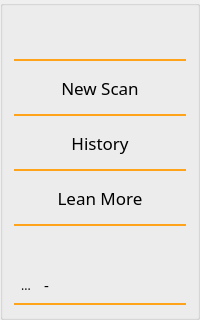
     <widget class="QGroupBox" name="groupBox">
      <property name="enabled">
       <bool>true</bool>
      </property>
      <property name="sizePolicy">
       <sizepolicy hsizetype="Fixed" vsizetype="Preferred">
        <horstretch>0</horstretch>
        <verstretch>0</verstretch>
       </sizepolicy>
      </property>
      <property name="minimumSize">
       <size>
        <width>150</width>
        <height>0</height>
       </size>
      </property>
      <property name="font">
       <font>
        <family>Copperplate Gothic Bold</family>
       </font>
      </property>
      <property name="styleSheet">
       <string notr="true"/>
      </property>
      <property name="title">
       <string/>
      </property>
      <property name="flat">
       <bool>true</bool>
      </property>
      <property name="checkable">
       <bool>false</bool>
      </property>
      <layout class="QVBoxLayout" name="verticalLayout" stretch="0,0,0,0,0,0">
       <item>
        <widget class="QLabel" name="logo">
         <property name="enabled">
          <bool>true</bool>
         </property>
         <property name="sizePolicy">
          <sizepolicy hsizetype="Ignored" vsizetype="Fixed">
           <horstretch>0</horstretch>
           <verstretch>0</verstretch>
          </sizepolicy>
         </property>
         <property name="minimumSize">
          <size>
           <width>0</width>
           <height>0</height>
          </size>
         </property>
         <property name="maximumSize">
          <size>
           <width>16777215</width>
           <height>80</height>
          </size>
         </property>
         <property name="text">
          <string/>
         </property>
         <property name="pixmap">
          <pixmap>imgs/logos/xploit-hub-logo-nobg.png</pixmap>
         </property>
         <property name="scaledContents">
          <bool>true</bool>
         </property>
        </widget>
       </item>
       <item>
        <spacer name="verticalSpacer_4">
         <property name="enabled">
          <bool>true</bool>
         </property>
         <property name="orientation">
          <enum>Qt::Vertical</enum>
         </property>
         <property name="sizeType">
          <enum>QSizePolicy::Fixed</enum>
         </property>
         <property name="sizeHint" stdset="0">
          <size>
           <width>20</width>
           <height>20</height>
          </size>
         </property>
        </spacer>
       </item>
       <item>
        <layout class="QVBoxLayout" name="menu_btns">
         <property name="spacing">
          <number>6</number>
         </property>
         <item>
          <widget class="Line" name="line_7">
           <property name="enabled">
            <bool>true</bool>
           </property>
           <property name="styleSheet">
            <string notr="true">color: rgb(255, 163, 26);</string>
           </property>
           <property name="frameShadow">
            <enum>QFrame::Plain</enum>
           </property>
           <property name="lineWidth">
            <number>2</number>
           </property>
           <property name="orientation">
            <enum>Qt::Horizontal</enum>
           </property>
          </widget>
         </item>
         <item>
          <widget class="QPushButton" name="scan_page_btn">
           <property name="enabled">
            <bool>true</bool>
           </property>
           <property name="minimumSize">
            <size>
             <width>0</width>
             <height>40</height>
            </size>
           </property>
           <property name="font">
            <font>
             <family>Copperplate Gothic Bold</family>
             <pointsize>13</pointsize>
            </font>
           </property>
           <property name="mouseTracking">
            <bool>false</bool>
           </property>
           <property name="tabletTracking">
            <bool>false</bool>
           </property>
           <property name="focusPolicy">
            <enum>Qt::StrongFocus</enum>
           </property>
           <property name="contextMenuPolicy">
            <enum>Qt::DefaultContextMenu</enum>
           </property>
           <property name="acceptDrops">
            <bool>false</bool>
           </property>
           <property name="styleSheet">
            <string notr="true">QPushButton{
	border-style: outset;
}

QPushButton:hover{
	background-color: rgb(255, 163, 26);
}

QPushButton:pressed{
		background-color: rgb(255, 255, 255);
}</string>
           </property>
           <property name="text">
            <string>New Scan</string>
           </property>
           <property name="checkable">
            <bool>false</bool>
           </property>
           <property name="autoExclusive">
            <bool>false</bool>
           </property>
           <property name="autoDefault">
            <bool>false</bool>
           </property>
           <property name="default">
            <bool>false</bool>
           </property>
           <property name="flat">
            <bool>true</bool>
           </property>
          </widget>
         </item>
         <item>
          <widget class="Line" name="line_5">
           <property name="enabled">
            <bool>true</bool>
           </property>
           <property name="styleSheet">
            <string notr="true">color: rgb(255, 163, 26);</string>
           </property>
           <property name="frameShadow">
            <enum>QFrame::Plain</enum>
           </property>
           <property name="lineWidth">
            <number>2</number>
           </property>
           <property name="orientation">
            <enum>Qt::Horizontal</enum>
           </property>
          </widget>
         </item>
         <item>
          <widget class="QPushButton" name="history_page_btn">
           <property name="enabled">
            <bool>true</bool>
           </property>
           <property name="minimumSize">
            <size>
             <width>0</width>
             <height>40</height>
            </size>
           </property>
           <property name="font">
            <font>
             <family>Copperplate Gothic Bold</family>
             <pointsize>13</pointsize>
            </font>
           </property>
           <property name="styleSheet">
            <string notr="true">QPushButton{
	border-style: outset;
}

QPushButton:hover{
	background-color: rgb(255, 163, 26);
}

QPushButton:pressed{
		background-color: rgb(255, 255, 255);
}</string>
           </property>
           <property name="text">
            <string>History</string>
           </property>
           <property name="flat">
            <bool>true</bool>
           </property>
          </widget>
         </item>
         <item>
          <widget class="Line" name="line_6">
           <property name="enabled">
            <bool>true</bool>
           </property>
           <property name="styleSheet">
            <string notr="true">color: rgb(255, 163, 26);</string>
           </property>
           <property name="frameShadow">
            <enum>QFrame::Plain</enum>
           </property>
           <property name="lineWidth">
            <number>2</number>
           </property>
           <property name="orientation">
            <enum>Qt::Horizontal</enum>
           </property>
          </widget>
         </item>
         <item>
          <widget class="QPushButton" name="learn_more_page_btn">
           <property name="enabled">
            <bool>true</bool>
           </property>
           <property name="minimumSize">
            <size>
             <width>0</width>
             <height>40</height>
            </size>
           </property>
           <property name="font">
            <font>
             <family>Copperplate Gothic Bold</family>
             <pointsize>13</pointsize>
            </font>
           </property>
           <property name="styleSheet">
            <string notr="true">QPushButton{
	border-style: outset;
}

QPushButton:hover{
	background-color: rgb(255, 163, 26);
}

QPushButton:pressed{
		background-color: rgb(255, 255, 255);
}</string>
           </property>
           <property name="text">
            <string>Lean More</string>
           </property>
           <property name="flat">
            <bool>true</bool>
           </property>
          </widget>
         </item>
         <item>
          <widget class="Line" name="line_11">
           <property name="enabled">
            <bool>true</bool>
           </property>
           <property name="styleSheet">
            <string notr="true">color: rgb(255, 163, 26);</string>
           </property>
           <property name="frameShadow">
            <enum>QFrame::Plain</enum>
           </property>
           <property name="lineWidth">
            <number>2</number>
           </property>
           <property name="orientation">
            <enum>Qt::Horizontal</enum>
           </property>
          </widget>
         </item>
        </layout>
       </item>
       <item>
        <spacer name="verticalSpacer">
         <property name="enabled">
          <bool>true</bool>
         </property>
         <property name="orientation">
          <enum>Qt::Vertical</enum>
         </property>
         <property name="sizeHint" stdset="0">
          <size>
           <width>20</width>
           <height>40</height>
          </size>
         </property>
        </spacer>
       </item>
       <item>
        <layout class="QHBoxLayout" name="horizontalLayout_2">
         <item>
          <widget class="QToolButton" name="settings_btn">
           <property name="enabled">
            <bool>true</bool>
           </property>
           <property name="minimumSize">
            <size>
             <width>0</width>
             <height>0</height>
            </size>
           </property>
           <property name="styleSheet">
            <string notr="true"/>
           </property>
           <property name="text">
            <string>...</string>
           </property>
           <property name="icon">
            <iconset>
             <normaloff>../../../.designer/backup/imgs/resources/settings_logo.png</normaloff>
             <normalon>imgs/resources/settings_logo.png</normalon>../../../.designer/backup/imgs/resources/settings_logo.png</iconset>
           </property>
           <property name="iconSize">
            <size>
             <width>30</width>
             <height>30</height>
            </size>
           </property>
           <property name="autoRaise">
            <bool>true</bool>
           </property>
          </widget>
         </item>
         <item>
          <widget class="QLabel" name="account_username">
           <property name="enabled">
            <bool>true</bool>
           </property>
           <property name="font">
            <font>
             <family>Copperplate Gothic Bold</family>
             <pointsize>11</pointsize>
            </font>
           </property>
           <property name="text">
            <string>-</string>
           </property>
          </widget>
         </item>
        </layout>
       </item>
       <item>
        <widget class="Line" name="line_12">
         <property name="enabled">
          <bool>true</bool>
         </property>
         <property name="styleSheet">
          <string notr="true">color: rgb(255, 163, 26);</string>
         </property>
         <property name="frameShadow">
          <enum>QFrame::Plain</enum>
         </property>
         <property name="lineWidth">
          <number>2</number>
         </property>
         <property name="orientation">
          <enum>Qt::Horizontal</enum>
         </property>
        </widget>
       </item>
      </layout>
     </widget>
